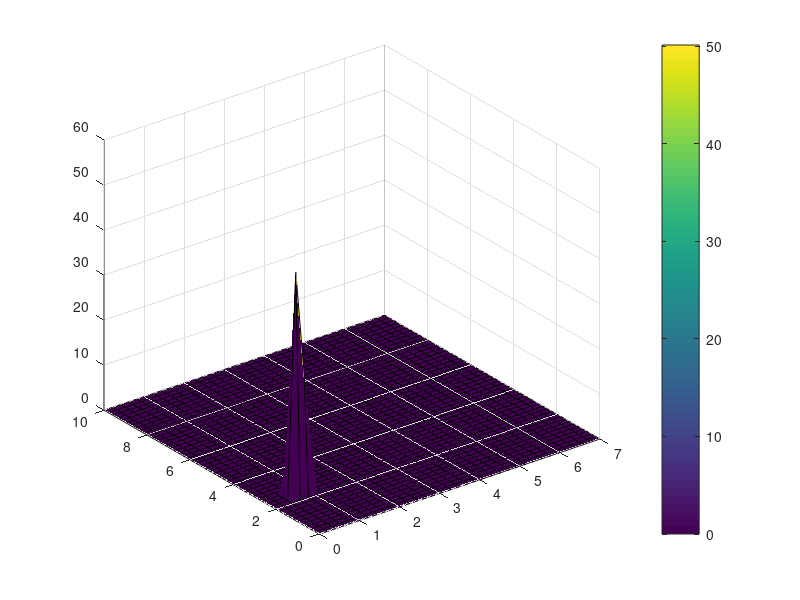

The MATLAB script that drew this image: (Note: this script raises an error after producing the figure.)
%% This code is for the 2D advection-diffusion equation or Burgers' Equ.
%% A Matlab code written by and developed by HUSSEIN A. H. Muhammed Nov.-Dec. 2022.
%% B.Sc.H AND M.Sc. (Honuors).
%% This code generates a video file that simulates the simplest form of Navier-Stocks' Equ. in Cartesian coordinate system
%% Using Advection and Diffusion forces. Thanks is to Dr. Haroon Stephen (UNLV-Las Vegas, USA).
% Lastest update 04. Mar. 2024

clear;

%%Equation
%% Ct = K*[ Cxx + Cyy ] - u [Cx + Cy] + qc
%% where C is the scalar quantity being transported,
%% K=diffusion coefficient;  u  is the velocity
%% components in the x and y directions, which is equal. 

% %% Prepare the movie file
%     vidObj = VideoWriter('BE-2d.avi');
%     open(vidObj);

%% Domain
% Space
Lx=7;
Ly=10;
dx=0.2; dy=dx;
nx=fix(Lx/dx);
ny=fix(Ly/dy); 
X=linspace(0, Lx, nx);
Y=linspace(0, Ly, ny);
[x,y]=meshgrid(X,Y);
x=x'; y=y';

%% Propagation Time
T=8;

%% Field Arrays
% Variables
C=zeros(nx,ny);

%% Parameters
u=zeros(nx,ny);
v=zeros(nx,ny);
K=zeros(nx,ny);


%% Intial Conditions
t=0;
C(:)=0;
u(:)=1.5;
v=0.3+0.01*(y-Ly)+cos(4*pi*x/Lx);

CFL=0.5;
dt=CFL*min(dx./abs(u(:)) + dy./abs(v(:)));


%% Time stepping while Loop
while (t < T)
    % Zero B.C.
    C(:,[1 end]) = C(:,[2 end-1]);
    C([1 end],:) = C([2 end-1],:);

    % Oscilation Source
    if t < 2
        C(4,12)=C(4,12)+dt+50;
    end

    % Conventional Space-Time Descritized Solution
    t=t+dt;
    Cn=C;
    for i=2:nx-1,  for j=2:ny-1 
        % Advection term
        A = u(i,j)*(Cn(i+1,j) - Cn(i-1,j))/(2*dx)  ...
          + v(i,j)*(Cn(i,j+1) - Cn(i,j-1))/(2*dy);
        % Diffusion term
        D = K(i,j)*(Cn(i+1,j)-2*Cn(i,j)+Cn(i-1,j))/dx^2 ...
          + K(i,j)*(Cn(i,j+1)-2*Cn(i,j)+Cn(i,j-1))/dy^2;
        % Euler's Method
        C(i,j) = Cn(i,j) + dt*(-A + D);            % avoid negative velocity values
        if C(i,j) < 0; C(i,j)=0; end
    end,  end

%% 2D Visualize at selected steps
% clf;
% imagesc(X, Y, C');
% colorbar; 
% c = colorbar;
% c.Label.String = 'Velocity Field (unit/sec.)';
% hold on
% quiver(x,y,u,v);
% hold off;
% set(gca, 'ydir', 'norm');
% title(sprintf('propagation time = %.2f' , t));
% axis([0 Lx 0 Ly]);
% xlabel('horizental axis');
% ylabel('vertical axis');
% zlabel('velocity field axis');
% legend;
% shg; pause(0.1);

%% 3D Visualize at selected steps
clf;
surf(X, Y, C');  % Create 3D surface plot
colorbar;
c = colorbar;
c.Label.String = 'Velocity Field (unit/sec.)';
hold on;
quiver3(x, y, zeros(size(u)), u, v, zeros(size(v)), 'k');  % Plot velocity vectors on the surface
hold off;
title(sprintf('Propagation Time = %.2f', t));
xlabel('Horizontal Axis');
ylabel('Vertical Axis');
zlabel('Velocity Field Axis');
axis([0 Lx 0 Ly min(min(C)) max(max(C))]);  % Set axis limits
legend('Velocity Vectors');
shg;
pause(0.1);


 % % Write each frame to the file
 %       currFrame = getframe(gcf);
 %       writeVideo(vidObj,currFrame);
end


% %% Close the file
% close(vidObj);
